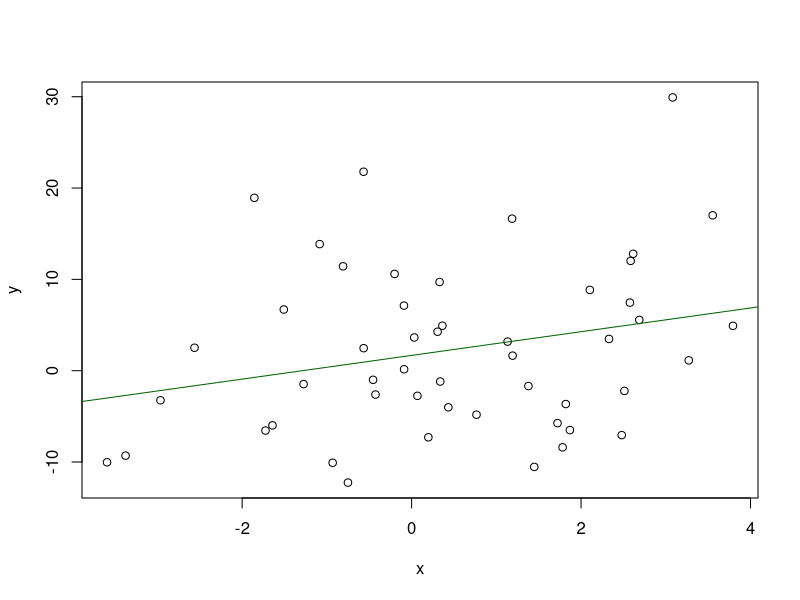
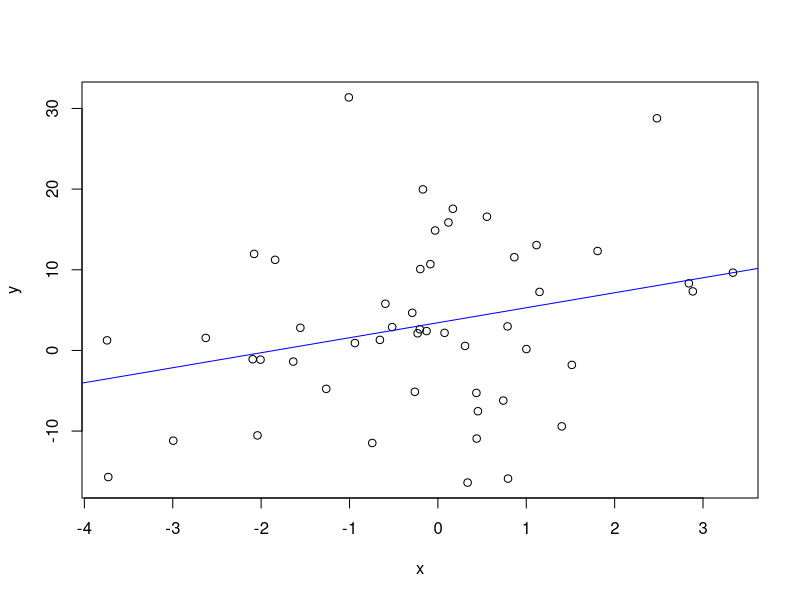

These charts were generated, in order, by the following R code:
## ---- chunk 1
set.seed(4)
x=sort(rnorm(n=50,mean=0,sd=2)) #normal distribution for x values
x
y=rnorm(n = 50, mean = 2 + 1.5*x, sd = 10) #normal distribution for y values
y
reg<-lm(y ~ x,) #running the linear regression model
coeff = coefficients(reg) #coefficients of the model
coeff
plot(x, y) #plotting y against x
abline(reg, col = "darkgreen") #adding a fitted linear line to the plot
summary(reg) #summary of the regression model

## ---- chunk 2
set.seed(200)
x=sort(rnorm(n=50,mean=0,sd=2)) #normal distribution for x values
x
y=rnorm(n = 50, mean = 2 + 1.5*x, sd = 10) #normal distribution for y values
y
reg<-lm(y ~ x,) #running the linear regression model
coeff = coefficients(reg) #coefficients os the model
coeff
plot(x, y) #plotting y against x
abline(reg, col = "blue") #adding a fitted linear line to the plot
summary(reg) #summary of the regression model
